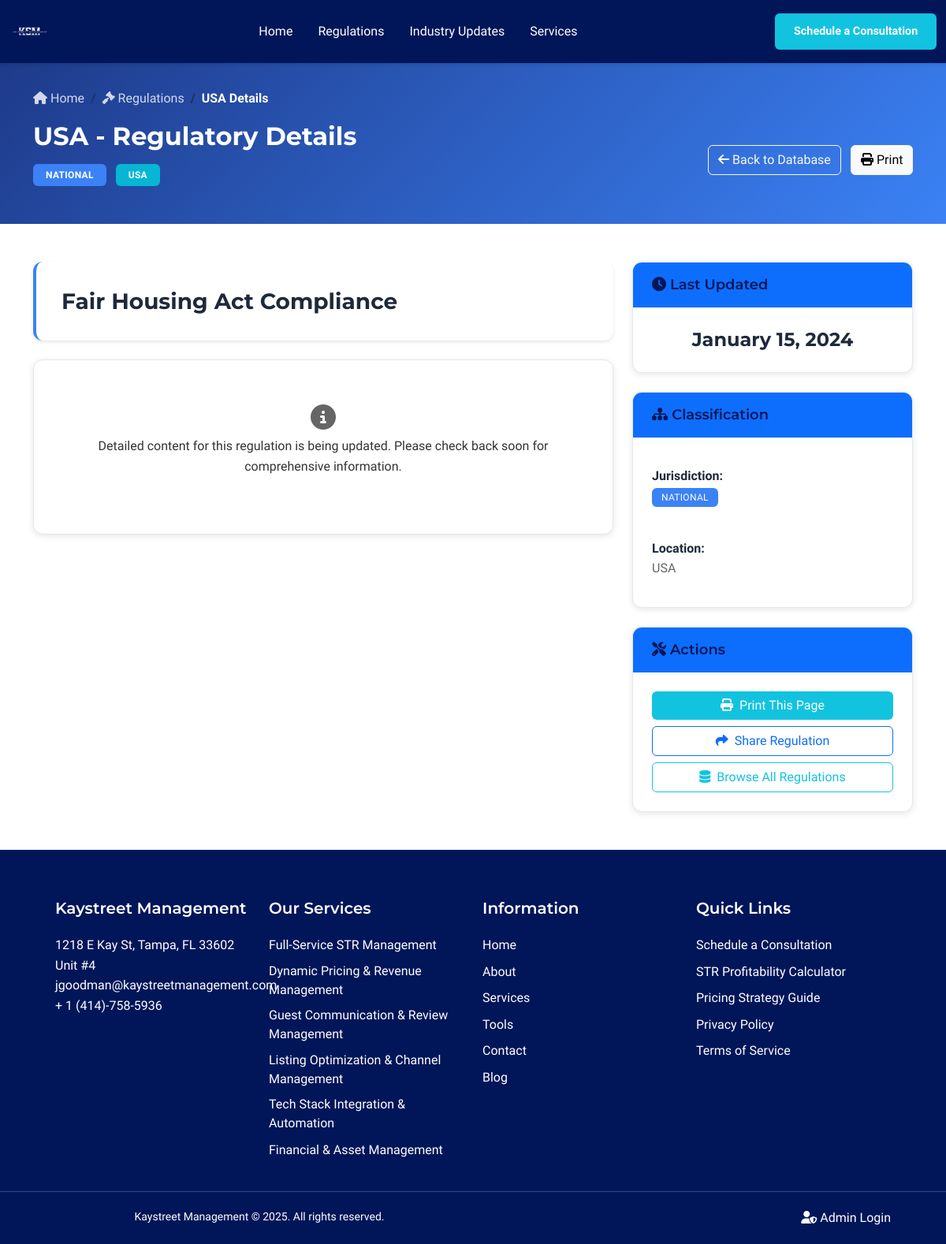
Screenshot of /regulations/1 with the database file from the repository.
### models.py (models this page shows, shortened)
class Regulation(db.Model):
    __tablename__ = 'regulations'
    id = db.Column(db.Integer, primary_key=True)
    jurisdiction = db.Column(db.String(100), nullable=False)  # Jurisdiction (combines level and location)
    jurisdiction_level = db.Column(db.String(20), nullable=False, default='Local')  # National, State, Local
    location = db.Column(db.String(100), nullable=False)  # Location
    title = db.Column(db.String(200), nullable=False)  # Title
    last_updated = db.Column(db.DateTime, default=datetime.utcnow)  # Last Updated
    overview = db.Column(db.Text, nullable=True)  # Overview - formatted content
    detailed_requirements = db.Column(db.Text, nullable=True)  # Detailed Requirements - formatted content
    compliance_steps = db.Column(db.Text, nullable=True)  # Compliance Steps - formatted content
    required_forms = db.Column(db.Text, nullable=True)  # Required Forms - formatted content
    penalties_non_compliance = db.Column(db.Text, nullable=True)  # Penalties for Non Compliance - formatted content
    recent_changes = db.Column(db.Text, nullable=True)  # Recent Changes - formatted content
    created_at = db.Column(db.DateTime, default=datetime.utcnow)
    updated_at = db.Column(db.DateTime, default=datetime.utcnow, onupdate=datetime.utcnow)

### app/blueprints/main.py (the view)
@main_bp.route('/regulations/<int:regulation_id>')
def regulation_detail(regulation_id):
    try:
        regulation = Regulation.query.get_or_404(regulation_id)
        related_updates = Update.query.filter(
            db.or_(
                Update.related_regulation_ids.contains(str(regulation_id)),
                Update.jurisdiction_affected == regulation.location
            )
        ).order_by(Update.update_date.desc()).limit(5).all()
        return render_template('regulation_detail.html',
                             regulation=regulation,
                             related_updates=related_updates)
    except Exception as e:
        if hasattr(e, 'code') and e.code in [404, 403, 500]:
            raise
        logger.error(f"Error loading regulation detail - ID: {regulation_id} | Error: {str(e)}", exc_info=True)
        public_flash('Error loading regulation details.', 'error')
        return redirect(url_for('main.regulations'))

### app/utils/admin_helpers.py (called while the page is built)
def get_public_messages():
    from flask import get_flashed_messages
    all_messages = get_flashed_messages(with_categories=True)
    public_messages = []
    for category, message in all_messages:
        if category.startswith('public_'):
            clean_category = category[7:]
            public_messages.append((clean_category, message))
    return public_messages

### templates/regulation_detail.html (shortened to what this page needs)
{% extends "base.html" %}
{% block content %}
<div class="regulation-header">
    <div class="container">
        <nav aria-label="breadcrumb" class="mb-3">
            <ol class="breadcrumb">
                <li class="breadcrumb-item">
                    <a href="{{ url_for('main.index') }}">
                        <i class="fas fa-home"></i> Home
                    </a>
                </li>
                <li class="breadcrumb-item">
                    <a href="{{ url_for('main.regulations') }}">
                        <i class="fas fa-gavel"></i> Regulations
                    </a>
                </li>
                <li class="breadcrumb-item active">{{ regulation.location }} Details</li>
            </ol>
        </nav>
        <div class="row align-items-center">
            <div class="col-md-8">
                <h1 class="header-title">{{ regulation.location }} - Regulatory Details</h1>
                <div class="header-badges mb-3">
                    <span class="badge badge-jurisdiction bg-primary">
                        {{ regulation.jurisdiction_level.upper() }}
                    </span>
                    <span class="badge badge-location bg-info">
                        {{ regulation.location.upper() }}
                    </span>
                </div>
            </div>
            <div class="col-md-4 text-end">
                <a href="{{ url_for('main.regulations') }}" class="btn btn-outline-light me-2">
                    <i class="fas fa-arrow-left"></i> Back to Database
                </a>
                <button class="btn btn-light" onclick="window.print()">
                    <i class="fas fa-print"></i> Print
                </button>
            </div>
        </div>
    </div>
</div>
<div class="container my-5">
    <div class="row">
        <div class="col-lg-8">
            <div class="regulation-title-section mb-4">
                <h2 class="regulation-title">{{ regulation.title }}</h2>
            </div>
            {% if content_sections %}
                {% for section in content_sections %}
                <div class="section-header">
                    <h3>
                        {% if section.type == 'overview' %}
                        <i class="fas fa-eye text-primary"></i>
                        {% elif section.type == 'detailed_requirements' %}
                        <i class="fas fa-list-check text-primary"></i>
                        {% elif section.type == 'compliance_steps' %}
                        <i class="fas fa-step-forward text-primary"></i>
                        {% elif section.type == 'required_forms' %}
                        <i class="fas fa-file-text text-primary"></i>
                        {% elif section.type == 'penalties_non_compliance' %}
                        <i class="fas fa-exclamation-triangle text-danger"></i>
                        {% elif section.type == 'recent_changes' %}
                        <i class="fas fa-clock text-warning"></i>
                        {% else %}
                        <i class="fas fa-info-circle text-primary"></i>
                        {% endif %}
                        {{ section.title }}
                    </h3>
                </div>
                <div class="info-card mb-4">
                    <div class="rich-content">
                        {{ section.content|safe }}
                    </div>
                </div>
                {% endfor %}
            {% else %}
                <div class="info-card mb-4">
                    <div class="text-muted text-center p-4">
                        <i class="fas fa-info-circle mb-2" style="font-size: 2rem;"></i>
                        <p>Detailed content for this regulation is being updated. Please check back soon for comprehensive information.</p>
                    </div>
                </div>
            {% endif %}
        </div>
        <div class="col-lg-4">
            <div class="sidebar-card mb-4">
                <div class="sidebar-card-header bg-primary text-white">
                    <h5 class="mb-0"><i class="fas fa-clock"></i> Last Updated</h5>
                </div>
                <div class="sidebar-card-body text-center">
                    <h4 class="update-date">
                        {% if regulation.last_updated %}
                            {{ regulation.last_updated.strftime('%B %d, %Y') }}
                        {% else %}
                            Not Available
                        {% endif %}
                    </h4>
                </div>
            </div>
            <div class="sidebar-card mb-4">
                <div class="sidebar-card-header bg-primary text-white">
                    <h5 class="mb-0"><i class="fas fa-sitemap"></i> Classification</h5>
                </div>
                <div class="sidebar-card-body">
                    <div class="classification-item mb-3">
                        <strong>Jurisdiction:</strong><br>
                        <span class="badge badge-jurisdiction bg-primary">{{ regulation.jurisdiction_level.upper() }}</span>
                    </div>
                    <div class="classification-item">
                        <strong>Location:</strong><br>
                        <span class="text-muted">{{ regulation.location }}</span>
                    </div>
                </div>
            </div>
            <div class="sidebar-card">
                <div class="sidebar-card-header bg-primary text-white">
                    <h5 class="mb-0"><i class="fas fa-tools"></i> Actions</h5>
                </div>
                <div class="sidebar-card-body">
                    <div class="d-grid gap-2">
                        <button class="btn btn-primary" onclick="window.print()">
                            <i class="fas fa-print me-2"></i>Print This Page
                        </button>
                        <button class="btn btn-outline-primary" onclick="shareRegulation()">
                            <i class="fas fa-share me-2"></i>Share Regulation
                        </button>
                        <a href="{{ url_for('main.regulations') }}" class="btn btn-outline-secondary">
                            <i class="fas fa-database me-2"></i>Browse All Regulations
                        </a>
                    </div>
                </div>
            </div>
        </div>
    </div>
</div>
{% endblock %}

### static/css/style.css (style rules this page uses)
:root { --primary-color: #001659; --secondary-color: #12C3E0; --accent-color: #12C3E0; --cyan-hover: #0FA8C7; --success-color: #10b981; --warning-color: #f59e0b; --danger-color: #ef4444; --info-color: #12C3E0; --tag-legal: #dc2626; --tag-licensing: #ea580c; --tag-taxes: #2563eb; --tag-zoning: #7c3aed; --tag-occupancy: #92400e; --tag-registration: #059669; --tag-discrimination: #991b1b; --tag-default: #64748b; --jurisdiction-national: #dc2626; --jurisdiction-state: #ea580c; --jurisdiction-local: #2563eb; --light-bg: #F8F9FA; --white-bg: #FFFFFF; --dark-bg: #001659; --border-color: #e2e8f0; --text-primary: #001659; --text-secondary: #333333; --text-muted: #666666; --cyan-border: #12C3E0; --ksm-green: #10b981; --shadow-sm: 0 1px 2px 0 rgb(0 0 0 / 0.05); --shadow: 0 4px 6px -1px rgb(0 0 0 / 0.1), 0 2px 4px -2px rgb(0 0 0 / 0.1); --shadow-lg: 0 10px 15px -3px rgb(0 0 0 / 0.1), 0 4px 6px -4px rgb(0 0 0 / 0.1); --border-radius: 8px; --border-radius-lg: 12px; --transition: all 0.2s cubic-bezier(0.4, 0, 0.2, 1); --transition-long: all 0.3s cubic-bezier(0.4, 0, 0.2, 1); }
body { font-family: 'Yantramanav', Arial, sans-serif; font-weight: 400; font-size: 1rem; line-height: 1.6; color: var(--text-secondary); background-color: var(--white-bg); min-height: 100vh; display: flex; flex-direction: column; }
h1, .h1 { font-family: 'Montserrat', Arial, sans-serif; font-size: 2.5rem; font-weight: 700; color: var(--text-primary); line-height: 1.2; }
h2, .h2 { font-family: 'Montserrat', Arial, sans-serif; font-size: 2rem; font-weight: 600; color: var(--text-primary); line-height: 1.3; }
h4, .h4 { font-family: 'Montserrat', Arial, sans-serif; font-size: 1.25rem; font-weight: 600; color: var(--text-primary); line-height: 1.4; }
h5, .h5 { font-family: 'Montserrat', Arial, sans-serif; font-size: 1.125rem; font-weight: 600; color: var(--text-primary); line-height: 1.4; }
p, .body-text { font-family: 'Yantramanav', Arial, sans-serif; font-size: 1rem; font-weight: 400; color: var(--text-secondary); line-height: 1.6; }
.breadcrumb { background: none; padding: 0; margin: 0; }
.breadcrumb-item.active { color: var(--text-primary); font-weight: 600; }
.btn-primary { background: var(--secondary-color); border: none; color: white; font-weight: 500; border-radius: 6px; transition: var(--transition); }
.btn-outline-secondary { border: 1px solid var(--secondary-color); color: var(--secondary-color); background: transparent; border-radius: 6px; font-weight: 500; transition: var(--transition); }
.regulation-title { color: var(--text-primary); font-weight: 600; font-size: 0.95rem; line-height: 1.4; transition: var(--transition); }
.update-date { font-size: 0.85rem; color: var(--text-secondary); font-weight: 500; }
.badge { font-size: 0.75rem; padding: 0.375rem 0.75rem; border-radius: 6px; font-weight: 500; text-transform: uppercase; letter-spacing: 0.025em; }
.text-muted { color: var(--text-muted) !important; }
* { will-change: auto; }
.btn, .card, .modal { will-change: transform; }

### rows the page displays
Regulation: location "USA", jurisdiction_level "NATIONAL", title "Fair Housing Act Compliance", last_updated "January 15, 2024"
